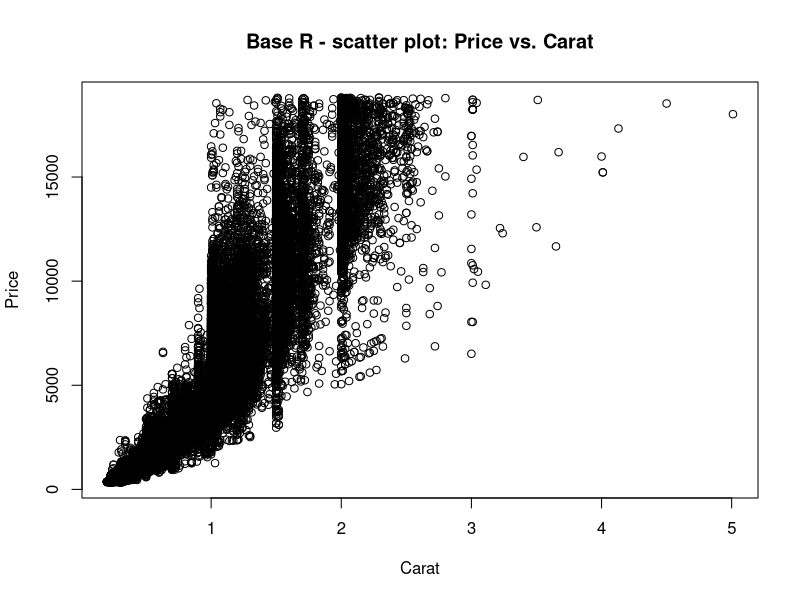
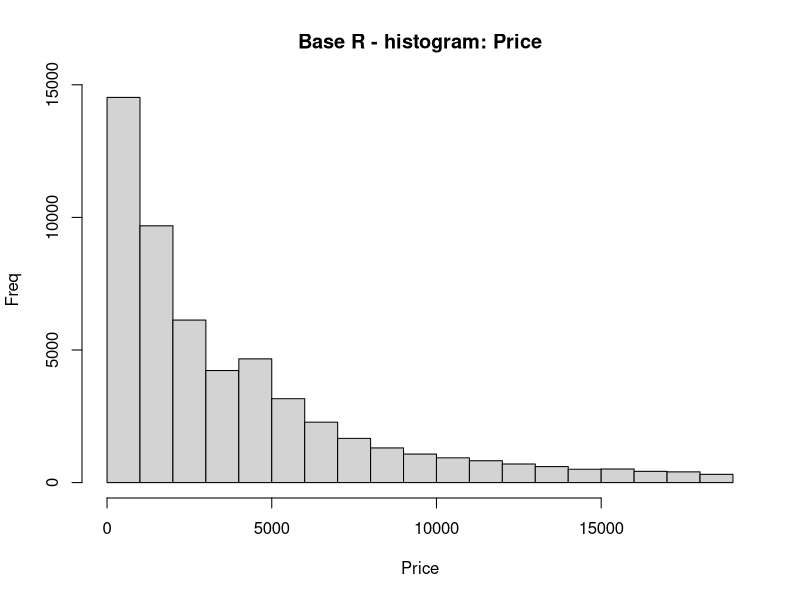
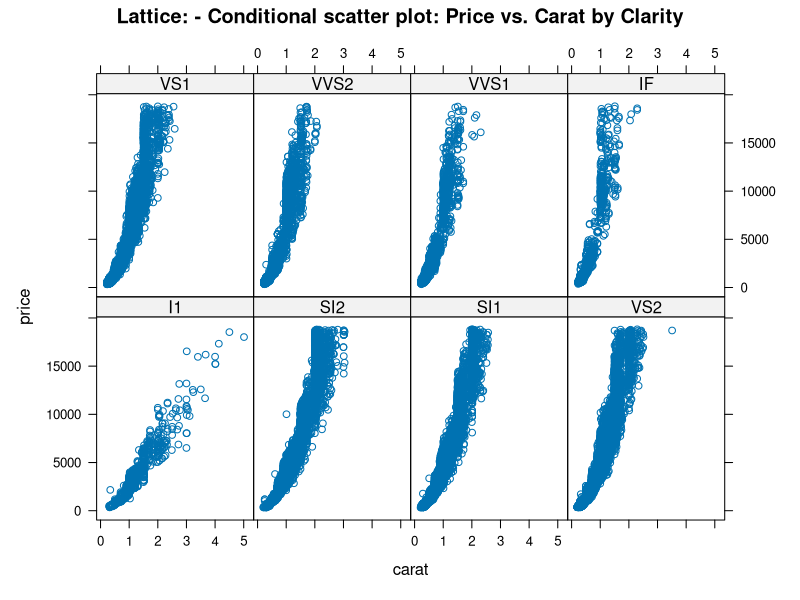
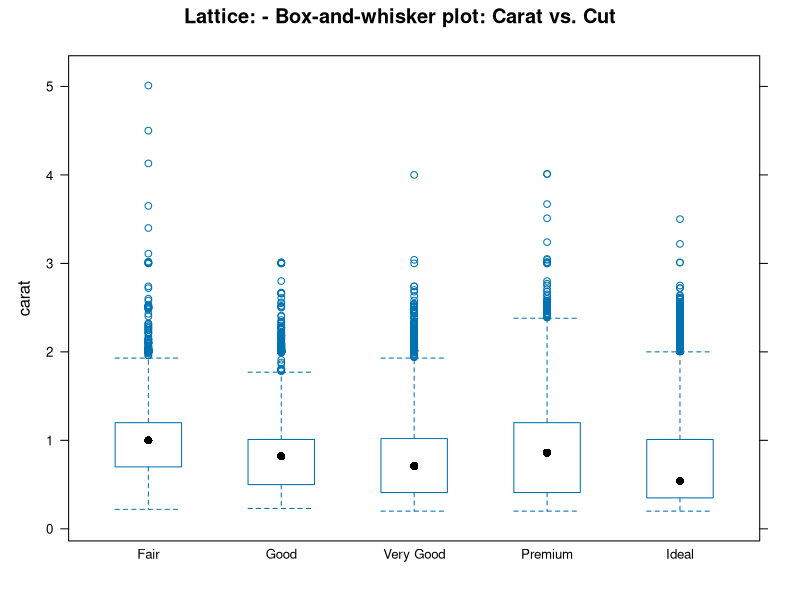
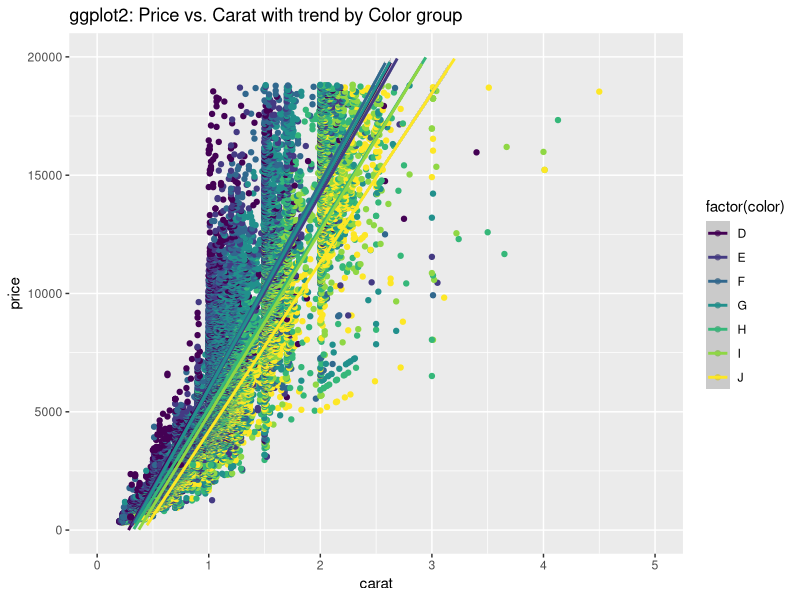
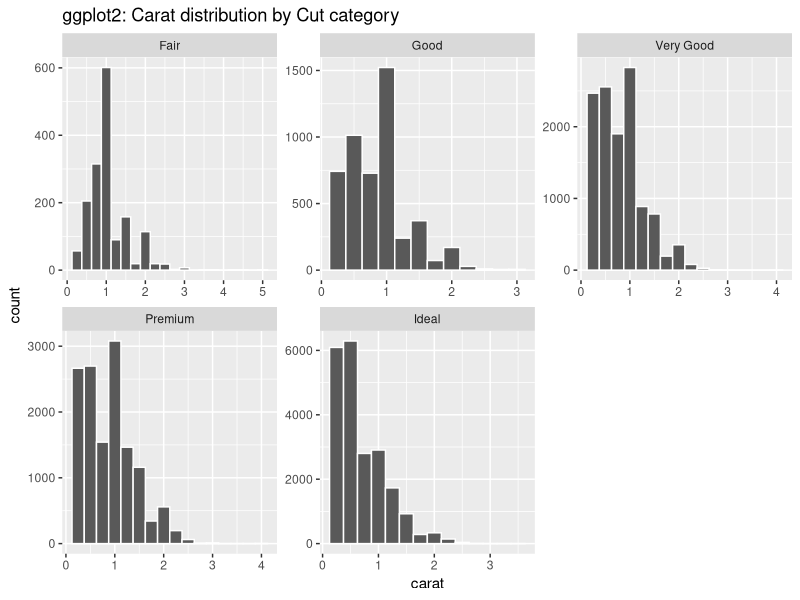

The R script that drew these images, in order:
## ---- chunk 1
#Create at least two plots using base R functions:
library(ggplot2)
data("diamonds")
myDF<-diamonds

#Base R plot() function
plot(myDF$carat,myDF$price,
     main="Base R - scatter plot: Price vs. Carat",
     xlab="Carat",
     ylab="Price")

#Base R hist() function
hist(myDF$price,
     main="Base R - histogram: Price",
     xlab="Price",
     ylab="Freq")
## ---- chunk 2
#Use the lattice package to produce conditioned or multivariate plots:
library(lattice)

# Conditional scatter plot (small multiples)
xyplot(price ~ carat | factor(clarity),
       data = myDF,
       main = "Lattice: - Conditional scatter plot: Price vs. Carat by Clarity")

# Box-and-whisker plot
bwplot(carat ~ factor(cut),
       data = myDF,
       main = "Lattice: - Box-and-whisker plot: Carat vs. Cut")
## ---- chunk 3
#Use ggplot2’s grammar of graphics to create layered visuals:
library(ggplot2)

# Scatter plot with smoothing
ggplot(myDF,aes(x=carat,y=price,color=factor(color))) +
  geom_point() +
  geom_smooth(method = "lm") +
  ylim(c(0,20000)) +
  xlim(c(0,5)) +
  labs(title = "ggplot2: Price vs. Carat with trend by Color group")

# Faceted histogram
ggplot(myDF,aes(carat)) +
  geom_histogram(binwidth = 0.25,color="white") +
  facet_wrap(~ cut,scales="free") +
  labs(title = "ggplot2: Carat distribution by Cut category")
